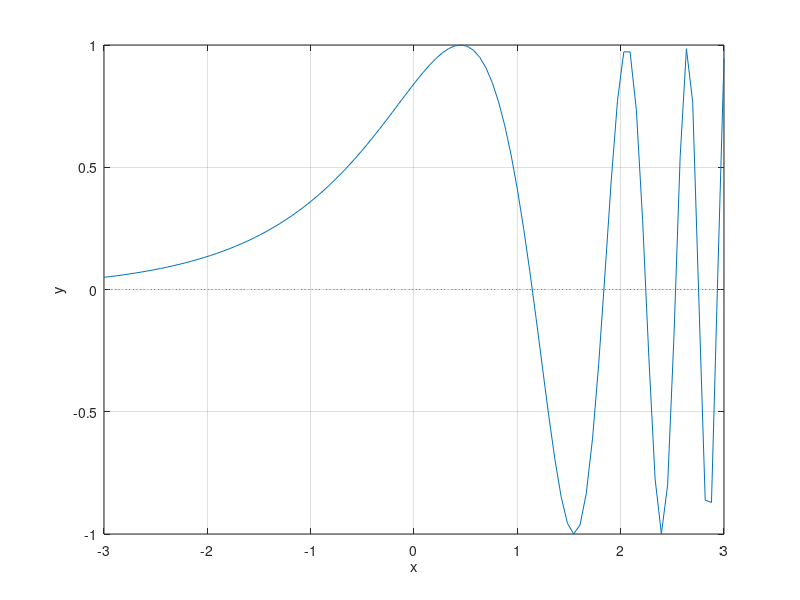

This chart was generated by the following MATLAB code: (Note: this script raises an error after producing the figure.)
clc, close all
clear

%
a = -3;
b = 3;
m = 100;

x = linspace(a,b,m);
f = @(x)sin(exp(x));

plot(x,f(x),x,0*x,':');
xlabel('x'); ylabel('y');
grid on;
z = ginput(1);
[zr,fr] = fzero(f,z(1));
disp(zr);
hold on;
plot(zr,fr,'r*',z(1),z(2),'g*');
hold off;